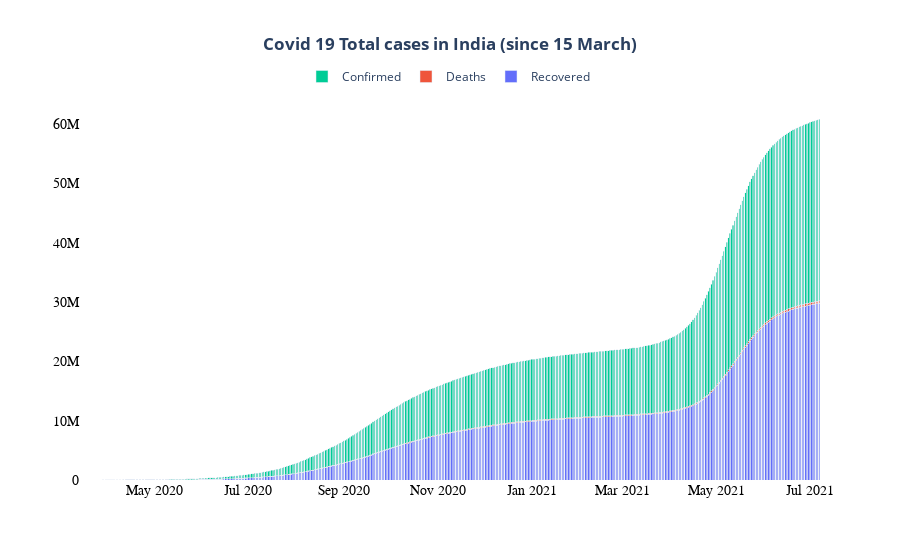

The cell this chart's notebook holds for it:
### Code cell
fig = go.Figure(go.Bar(x= df2.date, y= df2.cured, name='Recovered'))
fig.add_trace(go.Bar(x=df2.date, y= df2.deaths, name='Deaths'))
fig.add_trace(go.Bar(x=df2.date, y= df2.confirmed, name='Confirmed'))

fig.update_layout(barmode='stack',legend_orientation="h",legend=dict(x= 0.3, y=1.1),
                  xaxis={'categoryorder':'total descending'},
                 title_text='<b>Covid 19 Total cases in India (since 15 March)<b>',
                  title_x=0.5,
                 paper_bgcolor='white',
                 plot_bgcolor = "white",)
fig.update_xaxes(tickfont=dict(family='Rockwell', color='black', size=14))
fig.update_yaxes(tickfont=dict(family='Rockwell', color='black', size=14))
fig.show()

### Figure 1 — Plotly figure (JSON) as saved in the notebook; plotly's stock layout.template omitted (floating-point values rounded to 4 significant figures; data arrays with more than 128 entries replaced by an {"elided": "..."} marker saying what was removed)
{"data": [{"name": "Recovered", "type": "bar", "x": {"elided": "481 str values"}, "y": {"elided": "481 int values"}}, {"name": "Deaths", "type": "bar", "x": {"elided": "481 str values"}, "y": {"elided": "481 int values"}}, {"name": "Confirmed", "type": "bar", "x": {"elided": "481 str values"}, "y": {"elided": "481 int values"}}], "layout": {"barmode": "stack", "legend": {"orientation": "h", "x": 0.3, "y": 1.1}, "paper_bgcolor": "white", "plot_bgcolor": "white", "title": {"text": "<b>Covid 19 Total cases in India (since 15 March)<b>", "x": 0.5}, "xaxis": {"categoryorder": "total descending", "tickfont": {"color": "black", "family": "Rockwell", "size": 14}}, "yaxis": {"tickfont": {"color": "black", "family": "Rockwell", "size": 14}}}}
